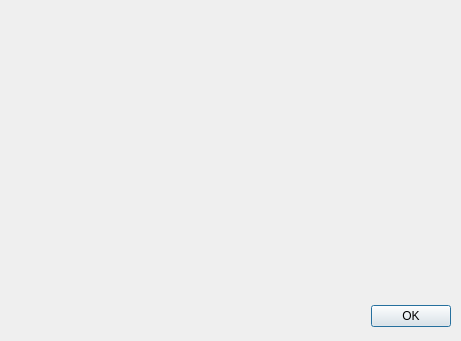
<?xml version="1.0" encoding="UTF-8"?>
<ui version="4.0">
 <class>StepPreviewDialog</class>
 <widget class="QDialog" name="StepPreviewDialog">
  <property name="geometry">
   <rect>
    <x>0</x>
    <y>0</y>
    <width>461</width>
    <height>341</height>
   </rect>
  </property>
  <property name="windowTitle">
   <string>Dialog</string>
  </property>
  <widget class="QDialogButtonBox" name="buttonBox">
   <property name="geometry">
    <rect>
     <x>360</x>
     <y>300</y>
     <width>91</width>
     <height>32</height>
    </rect>
   </property>
   <property name="orientation">
    <enum>Qt::Horizontal</enum>
   </property>
   <property name="standardButtons">
    <set>QDialogButtonBox::Ok</set>
   </property>
  </widget>
  <widget class="QWidget" name="verticalLayoutWidget">
   <property name="geometry">
    <rect>
     <x>20</x>
     <y>40</y>
     <width>421</width>
     <height>251</height>
    </rect>
   </property>
   <layout class="QVBoxLayout" name="verticalLayout"/>
  </widget>
 </widget>
 <resources/>
 <connections>
  <connection>
   <sender>buttonBox</sender>
   <signal>accepted()</signal>
   <receiver>StepPreviewDialog</receiver>
   <slot>accept()</slot>
   <hints>
    <hint type="sourcelabel">
     <x>248</x>
     <y>254</y>
    </hint>
    <hint type="destinationlabel">
     <x>157</x>
     <y>274</y>
    </hint>
   </hints>
  </connection>
  <connection>
   <sender>buttonBox</sender>
   <signal>rejected()</signal>
   <receiver>StepPreviewDialog</receiver>
   <slot>reject()</slot>
   <hints>
    <hint type="sourcelabel">
     <x>316</x>
     <y>260</y>
    </hint>
    <hint type="destinationlabel">
     <x>286</x>
     <y>274</y>
    </hint>
   </hints>
  </connection>
 </connections>
</ui>
